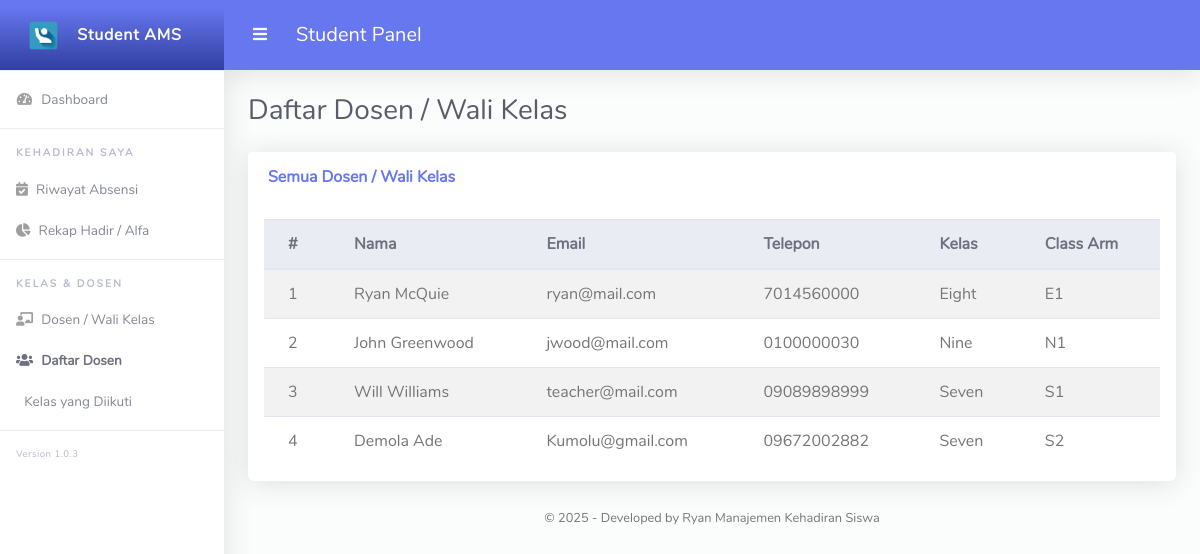
Page /student/teachers.php (signed in) on the earlier database version.
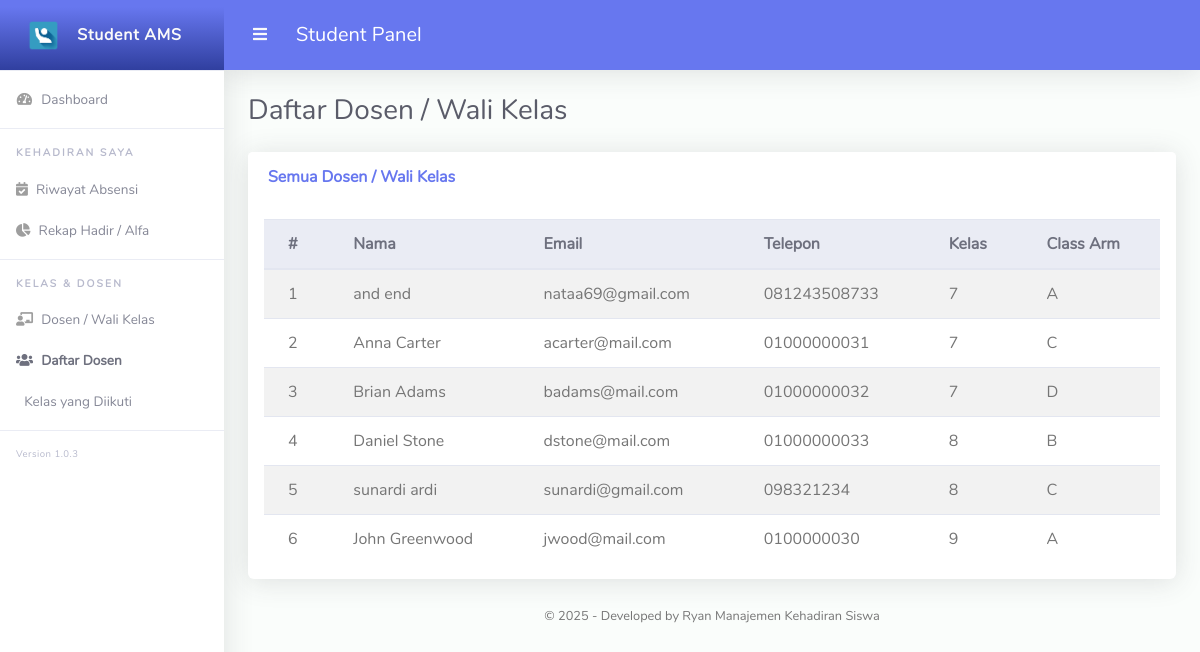
Same page on the later database version.
### tables this page shows
CREATE TABLE `tblclassteacher` (
  `Id` int(10) NOT NULL,
  `firstName` varchar(255) NOT NULL,
  `lastName` varchar(255) NOT NULL,
  `emailAddress` varchar(255) NOT NULL,
  `password` varchar(255) NOT NULL,
  `phoneNo` varchar(50) NOT NULL,
  `classId` varchar(10) NOT NULL,
  `classArmId` varchar(10) NOT NULL,
  `dateCreated` varchar(50) NOT NULL
);

CREATE TABLE `tblclass` (
  `Id` int(10) NOT NULL,
  `className` varchar(255) NOT NULL
);

CREATE TABLE `tblclassarms` (
  `Id` int(10) NOT NULL,
  `classId` varchar(10) NOT NULL,
  `classArmName` varchar(255) NOT NULL,
  `isAssigned` varchar(10) NOT NULL
);

### student/teachers.php (the view, shortened to what this page needs)
<?php
include '../Includes/dbcon.php';
$teachers = mysqli_query(
    $conn,
    "SELECT t.firstName,
            t.lastName,
            t.emailAddress,
            t.phoneNo,
            c.className,
            ca.classArmName
     FROM tblclassteacher t
     INNER JOIN tblclass c ON c.Id = t.classId
     INNER JOIN tblclassarms ca ON ca.Id = t.classArmId
     ORDER BY c.className, ca.classArmName, t.lastName"
);
?>
<!DOCTYPE html>
<html lang="en">
<head>
    <link href="../vendor/fontawesome-free/css/all.min.css" rel="stylesheet" type="text/css">
    <link href="../vendor/bootstrap/css/bootstrap.min.css" rel="stylesheet" type="text/css">
    <link href="../css/ruang-admin.min.css" rel="stylesheet">
</head>
<body id="page-top">
<div id="wrapper">
    <?php include 'includes/sidebar.php'; ?>
    <div id="content-wrapper" class="d-flex flex-column">
        <div id="content">
            <nav class="navbar navbar-expand navbar-light bg-navbar topbar mb-4 static-top">
                <button id="sidebarToggleTop" class="btn btn-link rounded-circle mr-3">
                    <i class="fa fa-bars"></i>
                </button>
                <span class="navbar-brand mb-0 h5 text-white">Student Panel</span>
            </nav>
            <div class="container-fluid" id="container-wrapper">
                <div class="d-sm-flex align-items-center justify-content-between mb-4">
                    <h1 class="h3 mb-0 text-gray-800">Daftar Dosen / Wali Kelas</h1>
                </div>
                <div class="row">
                    <div class="col-lg-12">
                        <div class="card mb-4">
                            <div class="card-header py-3 d-flex flex-row align-items-center justify-content-between">
                                <h6 class="m-0 font-weight-bold text-primary">Semua Dosen / Wali Kelas</h6>
                            </div>
                            <div class="table-responsive p-3">
                                <table class="table align-items-center table-flush table-striped">
                                    <thead class="thead-light">
                                        <tr>
                                            <th>#</th>
                                            <th>Nama</th>
                                            <th>Email</th>
                                            <th>Telepon</th>
                                            <th>Kelas</th>
                                            <th>Class Arm</th>
                                        </tr>
                                    </thead>
                                    <tbody>
                                        <?php
                                        $no = 1;
                                        if (mysqli_num_rows($teachers) > 0):
                                            while ($row = mysqli_fetch_assoc($teachers)):
                                        ?>
                                            <tr>
                                                <td><?php echo $no++; ?></td>
                                                <td><?php echo htmlspecialchars($row['firstName'].' '.$row['lastName']); ?></td>
                                                <td><?php echo htmlspecialchars($row['emailAddress']); ?></td>
                                                <td><?php echo htmlspecialchars($row['phoneNo']); ?></td>
                                                <td><?php echo htmlspecialchars($row['className']); ?></td>
                                                <td><?php echo htmlspecialchars($row['classArmName']); ?></td>
                                            </tr>
                                        <?php
                                            endwhile;
                                        endif; ?>
                                    </tbody>
                                </table>
                            </div>
                        </div>
                    </div>
                </div>
                <div class="row">
                    <div class="col-lg-12 text-center mb-4">
                        <small>© 2025 - Developed by Ryan Manajemen Kehadiran Siswa</small>
                    </div>
                </div>
            </div>
        </div>
    </div>
</div>
</body>
</html>

### student/Includes/sidebar.php (shortened to what this page needs)
<ul class="navbar-nav sidebar sidebar-light accordion" id="accordionSidebar">
    <a class="sidebar-brand d-flex align-items-center bg-gradient-primary justify-content-center" href="index.php">
        <div class="sidebar-brand-icon">
            <img src="img/logo/attnlg.jpg" style="height:35px;">
        </div>
        <div class="sidebar-brand-text mx-3">Student AMS</div>
    </a>
    <hr class="sidebar-divider my-0">
    <li class="nav-item <?php echo basename($_SERVER['PHP_SELF']) == 'index.php' ? 'active' : ''; ?>">
        <a class="nav-link" href="index.php">
            <i class="fas fa-fw fa-tachometer-alt"></i>
            <span>Dashboard</span>
        </a>
    </li>
    <hr class="sidebar-divider">
    <div class="sidebar-heading">
        Kehadiran Saya
    </div>
    <li class="nav-item <?php echo basename($_SERVER['PHP_SELF']) == 'attendance-history.php' ? 'active' : ''; ?>">
        <a class="nav-link" href="attendance-history.php">
            <i class="fas fa-calendar-check"></i>
            <span>Riwayat Absensi</span>
        </a>
    </li>
    <li class="nav-item">
        <a class="nav-link" href="attendance-history.php#summary">
            <i class="fas fa-chart-pie"></i>
            <span>Rekap Hadir / Alfa</span>
        </a>
    </li>
    <hr class="sidebar-divider">
    <div class="sidebar-heading">
        Kelas & Dosen
    </div>
    <li class="nav-item <?php echo basename($_SERVER['PHP_SELF']) == 'my-teacher.php' ? 'active' : ''; ?>">
        <a class="nav-link" href="my-teacher.php">
            <i class="fas fa-chalkboard-teacher"></i>
            <span>Dosen / Wali Kelas</span>
        </a>
    </li>
    <li class="nav-item <?php echo basename($_SERVER['PHP_SELF']) == 'teachers.php' ? 'active' : ''; ?>">
        <a class="nav-link" href="teachers.php">
            <i class="fas fa-users"></i>
            <span>Daftar Dosen</span>
        </a>
    </li>
    <li class="nav-item">
        <a class="nav-link" href="index.php#kelas">
            <span>Kelas yang Diikuti</span>
        </a>
    </li>
    <hr class="sidebar-divider d-none d-md-block">
    <div class="version" id="version-ruangadmin"></div>
</ul>

Differences in the rows shown:
removed tblclassteacher: firstName+lastName "Ryan McQuie", emailAddress "ryan@mail.com", phoneNo "7014560000", classId.className "Eight", classArmId.classArmName "E1"
removed tblclassteacher: firstName+lastName "Will Williams", emailAddress "teacher@mail.com", phoneNo "09089898999", classId.className "Seven", classArmId.classArmName "S1"
removed tblclassteacher: firstName+lastName "Demola Ade", emailAddress "Kumolu@gmail.com", phoneNo "09672002882", classId.className "Seven", classArmId.classArmName "S2"
added tblclassteacher: firstName+lastName "and end", emailAddress "nataa69@gmail.com", phoneNo "081243508733", classId.className "7", classArmId.classArmName "A"
added tblclassteacher: firstName+lastName "Anna Carter", emailAddress "acarter@mail.com", phoneNo "01000000031", classId.className "7", classArmId.classArmName "C"
added tblclassteacher: firstName+lastName "Brian Adams", emailAddress "badams@mail.com", phoneNo "01000000032", classId.className "7", classArmId.classArmName "D"
added tblclassteacher: firstName+lastName "Daniel Stone", emailAddress "dstone@mail.com", phoneNo "01000000033", classId.className "8", classArmId.classArmName "B"
added tblclassteacher: firstName+lastName "sunardi ardi", emailAddress "sunardi@gmail.com", phoneNo "098321234", classId.className "8", classArmId.classArmName "C"
changed tblclassteacher "John Greenwood": classId.className "Nine" → "9"; classArmId.classArmName "N1" → "A"
